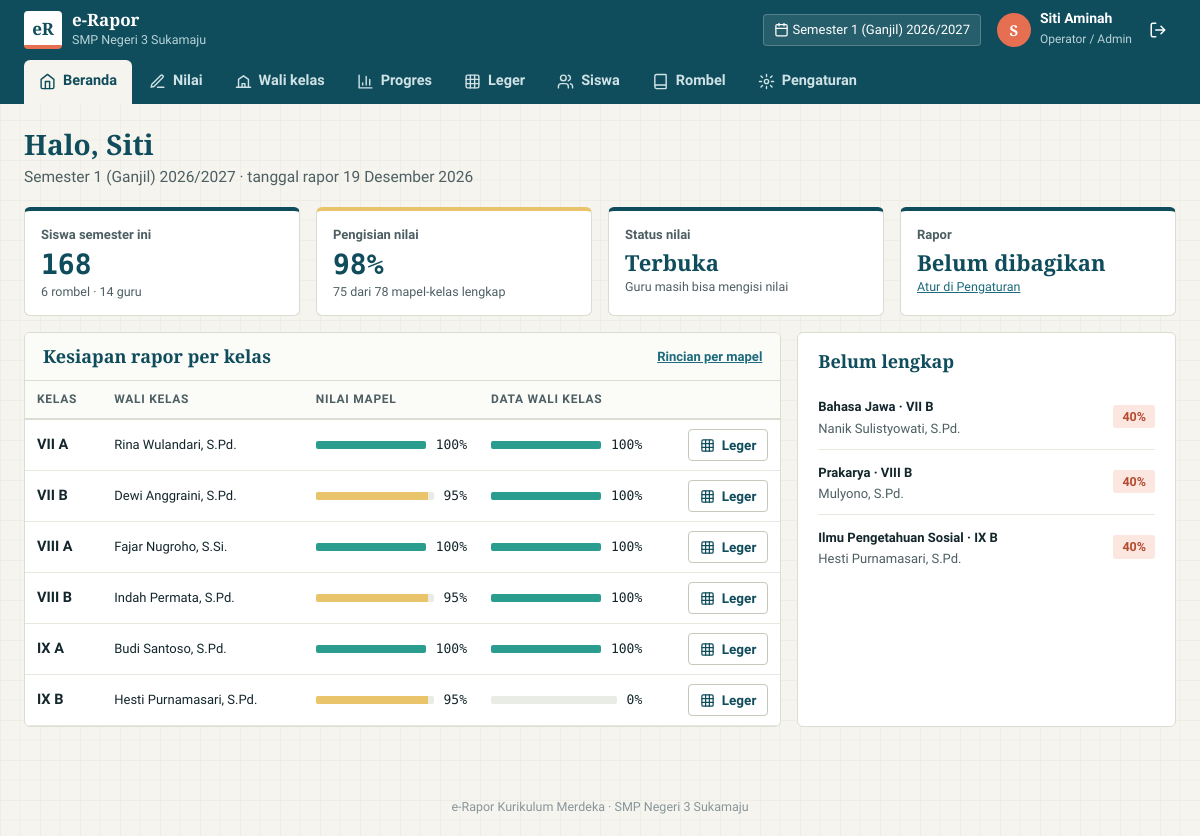
/index.php?page=dashboard (signed in), run on the app's committed database.
### tables this page shows
CREATE TABLE `pengaturan` (
  `id` TINYINT PRIMARY KEY,
  `nama_sekolah` VARCHAR(120) NOT NULL,
  `npsn` VARCHAR(12) NOT NULL DEFAULT '',
  `jenjang` ENUM('SD','SMP','SMA','SMK') NOT NULL DEFAULT 'SMP',
  `alamat` VARCHAR(200) NOT NULL DEFAULT '',
  `kelurahan` VARCHAR(60) NOT NULL DEFAULT '',
  `kecamatan` VARCHAR(60) NOT NULL DEFAULT '',
  `kabupaten` VARCHAR(60) NOT NULL DEFAULT '',
  `provinsi` VARCHAR(60) NOT NULL DEFAULT '',
  `kode_pos` VARCHAR(10) NOT NULL DEFAULT '',
  `telepon` VARCHAR(30) NOT NULL DEFAULT '',
  `email` VARCHAR(100) NOT NULL DEFAULT '',
  `website` VARCHAR(100) NOT NULL DEFAULT '',
  `kepala_sekolah` VARCHAR(100) NOT NULL DEFAULT '',
  `nip_kepsek` VARCHAR(25) NOT NULL DEFAULT '',
  `tempat_rapor` VARCHAR(60) NOT NULL DEFAULT '',
  `kktp` TINYINT NOT NULL DEFAULT 75,
  `bobot_tp` TINYINT NOT NULL DEFAULT 50,
  `periode_id` INT NOT NULL,
  `kunci_nilai` TINYINT(1) NOT NULL DEFAULT 0,
  `rapor_terbit` TINYINT(1) NOT NULL DEFAULT 0
);

CREATE TABLE `periode` (
  `id` INT AUTO_INCREMENT PRIMARY KEY,
  `tahun_ajaran` VARCHAR(9) NOT NULL,
  `semester` TINYINT NOT NULL,
  `tgl_rapor` DATE NOT NULL,
  UNIQUE KEY `uq_periode` (`tahun_ajaran`, `semester`)
);

CREATE TABLE `pengguna` (
  `id` INT AUTO_INCREMENT PRIMARY KEY,
  `nama` VARCHAR(100) NOT NULL,
  `nip` VARCHAR(25) NOT NULL DEFAULT '',
  `username` VARCHAR(40) NOT NULL UNIQUE,
  `password` VARCHAR(255) NOT NULL,
  `role` ENUM('admin','guru','kepsek') NOT NULL DEFAULT 'guru',
  `aktif` TINYINT(1) NOT NULL DEFAULT 1,
  `created_at` DATETIME NOT NULL
);

CREATE TABLE `pembelajaran` (
  `id` INT AUTO_INCREMENT PRIMARY KEY,
  `rombel_id` INT NOT NULL,
  `mapel_id` INT NOT NULL,
  `guru_id` INT DEFAULT NULL,
  `kktp` TINYINT DEFAULT NULL,
  UNIQUE KEY `uq_pembelajaran` (`rombel_id`, `mapel_id`),
  FOREIGN KEY (`rombel_id`) REFERENCES `rombel`(`id`) ON DELETE CASCADE,
  FOREIGN KEY (`mapel_id`) REFERENCES `mapel`(`id`) ON DELETE CASCADE,
  FOREIGN KEY (`guru_id`) REFERENCES `pengguna`(`id`) ON DELETE SET NULL
);

CREATE TABLE `mapel` (
  `id` INT AUTO_INCREMENT PRIMARY KEY,
  `kode` VARCHAR(12) NOT NULL UNIQUE,
  `nama` VARCHAR(100) NOT NULL,
  `kelompok` ENUM('umum','mulok') NOT NULL DEFAULT 'umum',
  `agama` VARCHAR(10) DEFAULT NULL,
  `urutan` TINYINT NOT NULL DEFAULT 0
);

CREATE TABLE `rombel` (
  `id` INT AUTO_INCREMENT PRIMARY KEY,
  `periode_id` INT NOT NULL,
  `nama` VARCHAR(20) NOT NULL,
  `tingkat` TINYINT NOT NULL,
  `fase` CHAR(1) NOT NULL DEFAULT 'D',
  `wali_id` INT DEFAULT NULL,
  UNIQUE KEY `uq_rombel` (`periode_id`, `nama`),
  FOREIGN KEY (`periode_id`) REFERENCES `periode`(`id`) ON DELETE CASCADE,
  FOREIGN KEY (`wali_id`) REFERENCES `pengguna`(`id`) ON DELETE SET NULL
);

### index.php (called while the page is built, shortened)
<?php
require __DIR__ . '/includes/bootstrap.php';
$publik = ['login', 'cek'];
$routes = [
    'login'          => 'pages/login.php',
    'logout'         => 'pages/logout.php',
    'cek'            => 'pages/cek.php',
    'dashboard'      => 'pages/dashboard.php',
    'nilai'          => 'pages/nilai/index.php',
    'nilai.input'    => 'pages/nilai/input.php',
    'nilai.aksi'     => 'pages/nilai/aksi.php',
    'nilai.csv'      => 'pages/nilai/csv.php',
    'wali'           => 'pages/wali/index.php',
    'wali.aksi'      => 'pages/wali/aksi.php',
    'leger'          => 'pages/leger.php',
    'rapor'          => 'pages/rapor.php',
    'progres'        => 'pages/progres.php',
    'siswa'          => 'pages/siswa/index.php',
    'siswa.form'     => 'pages/siswa/form.php',
    'siswa.aksi'     => 'pages/siswa/aksi.php',
    'siswa.impor'    => 'pages/siswa/impor.php',
    'rombel'         => 'pages/rombel/index.php',
    'rombel.detail'  => 'pages/rombel/detail.php',
    'rombel.aksi'    => 'pages/rombel/aksi.php',
    'guru'           => 'pages/guru.php',
    'mapel'          => 'pages/mapel.php',
    'ekskul'         => 'pages/ekskul.php',
    'periode'        => 'pages/periode.php',
    'pengaturan'     => 'pages/pengaturan.php',
    'profil'         => 'pages/profil.php',
];
$page = $_GET['page'] ?? (user() ? 'dashboard' : 'login');
if (!in_array($page, $publik, true)) require_login();
require __DIR__ . '/' . $routes[$page];

### pages/dashboard.php (the view, shortened to what this page needs)
<?php
$s = setting();
$per = periode_aktif();
$u = user();
if (lihat_semua()) {
    $prog = progres_pembelajaran();
    $jmlSiswa = (int) q('SELECT COUNT(*) FROM anggota_rombel WHERE periode_id = ?', [$per['id']])->fetchColumn();
    $jmlRombel = (int) q('SELECT COUNT(*) FROM rombel WHERE periode_id = ?', [$per['id']])->fetchColumn();
    $jmlGuru = (int) q("SELECT COUNT(*) FROM pengguna WHERE role = 'guru' AND aktif = 1")->fetchColumn();
    $totalPersen = $prog ? (int) round(array_sum(array_map('persen_progres', $prog)) / count($prog)) : 0;
    $selesai = count(array_filter($prog, fn($r) => persen_progres($r) === 100));
    $perRombel = [];
    foreach ($prog as $r) {
        $perRombel[$r['rombel_id']]['nama'] = $r['rombel'];
        $perRombel[$r['rombel_id']]['p'][] = persen_progres($r);
    }
    $waliData = q('SELECT r.id, u.nama wali, (SELECT COUNT(*) FROM anggota_rombel a WHERE a.rombel_id = r.id) siswa,
                     (SELECT COUNT(*) FROM rapor rp JOIN anggota_rombel a ON a.siswa_id = rp.siswa_id AND a.rombel_id = r.id WHERE rp.periode_id = r.periode_id) rapor
                   FROM rombel r LEFT JOIN pengguna u ON u.id = r.wali_id WHERE r.periode_id = ?', [$per['id']])->fetchAll();
    $waliData = array_column($waliData, null, 'id');
    $tertinggal = array_filter($prog, fn($r) => persen_progres($r) < 100 && $r['jml_siswa'] > 0);
    usort($tertinggal, fn($a, $b) => persen_progres($a) <=> persen_progres($b));
}
$title = 'Halo, ' . explode(' ', str_replace(['Dra. ', 'Drs. ', 'Dr. '], '', $u['nama']))[0];
$sub = e(label_periode($per)) . ' · tanggal rapor ' . tgl($per['tgl_rapor']);
require __DIR__ . '/../includes/header.php';
$kelasBar = fn($p) => $p >= 100 ? '' : ($p >= 60 ? 'sedang' : 'kurang');
?>
<?php if (lihat_semua()): ?>
  <div class="grid g4">
    <div class="angka-box"><div class="l">Siswa semester ini</div><div class="v"><?= $jmlSiswa ?></div><div class="s"><?= $jmlRombel ?> rombel · <?= $jmlGuru ?> guru</div></div>
    <div class="angka-box <?= $totalPersen >= 100 ? 'hijau' : 'pasir' ?>"><div class="l">Pengisian nilai</div><div class="v"><?= $totalPersen ?>%</div><div class="s"><?= $selesai ?> dari <?= count($prog) ?> mapel-kelas lengkap</div></div>
    <div class="angka-box <?= $s['kunci_nilai'] ? 'koral' : '' ?>"><div class="l">Status nilai</div><div class="v teks"><?= $s['kunci_nilai'] ? 'Dikunci' : 'Terbuka' ?></div><div class="s"><?= $s['kunci_nilai'] ? 'Guru tidak bisa mengubah nilai' : 'Guru masih bisa mengisi nilai' ?></div></div>
    <div class="angka-box <?= $s['rapor_terbit'] ? 'hijau' : '' ?>"><div class="l">Rapor</div><div class="v teks"><?= $s['rapor_terbit'] ? 'Dibagikan' : 'Belum dibagikan' ?></div><div class="s"><a href="<?= url('pengaturan') ?>#status">Atur di Pengaturan</a></div></div>
  </div>
  <div class="grid g21 mt">
    <div class="kartu rata">
      <div class="kartu-kepala"><h3>Kesiapan rapor per kelas</h3><a class="kecil tebal" href="<?= url('progres') ?>">Rincian per mapel</a></div>
      <div class="tabel-wrap"><table class="tabel">
        <thead><tr><th>Kelas</th><th>Wali kelas</th><th>Nilai mapel</th><th>Data wali kelas</th><th></th></tr></thead>
        <tbody>
        <?php foreach ($perRombel as $rid => $r): $p = (int) round(array_sum($r['p']) / count($r['p'])); $w = $waliData[$rid] ?? ['wali' => '-', 'siswa' => 0, 'rapor' => 0]; $pw = $w['siswa'] ? (int) round($w['rapor'] / $w['siswa'] * 100) : 0; ?>
          <tr>
            <td><a class="nama" href="<?= url('wali', ['id' => $rid]) ?>"><?= e($r['nama']) ?></a></td>
            <td class="kecil"><?= e($w['wali'] ?: '-') ?></td>
            <td><div class="baris" style="flex-wrap:nowrap"><div class="bar grow <?= $kelasBar($p) ?>"><i style="width:<?= $p ?>%"></i></div><span class="mono kecil"><?= $p ?>%</span></div></td>
            <td><div class="baris" style="flex-wrap:nowrap"><div class="bar grow <?= $kelasBar($pw) ?>"><i style="width:<?= $pw ?>%"></i></div><span class="mono kecil"><?= $pw ?>%</span></div></td>
            <td class="kanan nowrap"><a class="btn putih kecil" href="<?= url('leger', ['id' => $rid]) ?>"><?= icon('grid', 15) ?> Leger</a></td>
          </tr>
        <?php endforeach; ?>
        </tbody>
      </table></div>
    </div>
    <div class="kartu">
      <h3>Belum lengkap</h3>
      <div class="daftar">
        <?php foreach (array_slice($tertinggal, 0, 8) as $r): $p = persen_progres($r); ?>
          <div>
            <span class="grow" style="min-width:0"><b class="kecil"><?= e($r['mapel']) ?> · <?= e($r['rombel']) ?></b><div class="kecil muted"><?= e($r['guru'] ?: 'Belum ada guru') ?></div></span>
            <span class="chip <?= $p >= 60 ? 'pasir' : 'koral' ?>"><?= $p ?>%</span>
          </div>
        <?php endforeach; ?>
      </div>
    </div>
  </div>
<?php endif; ?>
<?php require __DIR__ . '/../includes/footer.php'; ?>

### includes/header.php (shortened to what this page needs)
<?php
$_s = setting();
$_p = periode_aktif();
$_menu = [['dashboard', 'Beranda', 'home']];
if (role() === 'guru' || is_admin()) $_menu[] = ['nilai', is_admin() ? 'Nilai' : 'Nilai saya', 'pena'];
if (rombel_wali() || lihat_semua()) $_menu[] = ['wali', lihat_semua() ? 'Wali kelas' : 'Kelas saya', 'kelas'];
if (lihat_semua()) { $_menu[] = ['progres', 'Progres', 'grafik']; $_menu[] = ['leger', 'Leger', 'grid']; }
if (is_admin()) {
    $_menu[] = ['siswa', 'Siswa', 'users'];
    $_menu[] = ['rombel', 'Rombel', 'buku'];
    $_menu[] = ['pengaturan', 'Pengaturan', 'setel'];
}
$_cur = explode('.', $_GET['page'] ?? 'dashboard')[0];
?>
<!DOCTYPE html>
<html lang="id">
<head>
<link rel="stylesheet" href="assets/css/style.css">
</head>
<body>
<header class="atas no-print">
  <div class="atas-baris">
    <a class="merek" href="<?= url('dashboard') ?>">
      <span class="logo">eR</span>
      <span><b>e-Rapor</b><small><?= e($_s['nama_sekolah']) ?></small></span>
    </a>
    <div class="periode-chip" title="Periode aktif"><?= icon('kalender', 15) ?> <?= e(label_periode($_p)) ?><?php if ($_s['kunci_nilai']): ?> · <span class="kunci"><?= icon('kunci', 13) ?> nilai dikunci</span><?php endif; ?></div>
    <div class="akun">
      <a href="<?= url('profil') ?>" class="akun-nama"><span class="av"><?= e(mb_strtoupper(mb_substr(user()['nama'], 0, 1))) ?></span><span><b><?= e(explode(',', user()['nama'])[0]) ?></b><small><?= e(LABEL_ROLE[role()] ?? role()) ?><?= rombel_wali() ? ' · Wali ' . e(implode(', ', array_column(rombel_wali(), 'nama'))) : '' ?></small></span></a>
      <a class="ibtn" href="<?= url('logout') ?>" title="Keluar" aria-label="Keluar"><?= icon('keluar') ?></a>
    </div>
  </div>
  <nav class="tab-atas" aria-label="Menu utama">
    <?php foreach ($_menu as [$_k, $_l, $_i]): ?>
      <a href="<?= url($_k) ?>" class="<?= $_cur === $_k ? 'aktif' : '' ?>"><?= icon($_i, 17) ?> <?= e($_l) ?></a>
    <?php endforeach; ?>
  </nav>
</header>
<main class="isi">
  <div class="judul-hal">
    <div>
      <h1><?= e($title ?? 'Beranda') ?></h1>
      <?php if (!empty($sub)): ?><p><?= $sub ?></p><?php endif; ?>
    </div>
  </div>

### includes/bootstrap.php (shortened to what this page needs)
<?php
function db(): PDO
{
    static $pdo = null;
    if ($pdo === null) {
        $c = require __DIR__ . '/../config/database.php';
        $dsn = "mysql:host={$c['host']};port={$c['port']};dbname={$c['database']};charset=utf8mb4";
        try {
            $pdo = new PDO($dsn, $c['username'], $c['password'], [
                PDO::ATTR_ERRMODE => PDO::ERRMODE_EXCEPTION,
                PDO::ATTR_DEFAULT_FETCH_MODE => PDO::FETCH_ASSOC,
            ]);
        } catch (PDOException $e) {
            die('<h3>Koneksi database gagal.</h3><p>Cek <b>config/database.php</b> dan pastikan database <b>'
                . htmlspecialchars($c['database']) . '</b> sudah di-import dari folder <b>database/</b>.</p>');
        }
    }
    return $pdo;
}
function q(string $sql, array $params = []): PDOStatement
{
    $st = db()->prepare($sql);
    $st->execute($params);
    return $st;
}
function e($v): string
{
    return htmlspecialchars((string) $v, ENT_QUOTES, 'UTF-8');
}
function tgl($date, bool $panjang = true): string
{
    $t = strtotime($date);
    $b = BULAN_ID[(int) date('n', $t)];
    return date('j', $t) . ' ' . ($panjang ? $b : substr($b, 0, 3)) . ' ' . date('Y', $t);
}
function url(string $page = 'dashboard', array $params = []): string
{
    return 'index.php?' . http_build_query(['page' => $page] + $params);
}
function user(): ?array
{
    return $_SESSION['user'] ?? null;
}
function require_login(): void
{
    $u = q('SELECT id, nama, username, role, aktif FROM pengguna WHERE id = ?', [user()['id']])->fetch();
}
function role(): string
{
    return user()['role'] ?? '';
}
function lihat_semua(): bool
{
    return in_array(role(), ['admin', 'kepsek'], true);
}
function setting(): array
{
    static $s = null;
    return $s ??= q('SELECT * FROM pengaturan WHERE id = 1')->fetch() ?: [];
}
function periode_aktif(): array
{
    static $p = null;
    return $p ??= q('SELECT * FROM periode WHERE id = ?', [setting()['periode_id']])->fetch() ?: ['id' => 0, 'tahun_ajaran' => '-', 'semester' => 1, 'tgl_rapor' => date('Y-m-d')];
}
function label_periode(array $p): string
{
    return 'Semester ' . ($p['semester'] == 1 ? '1 (Ganjil)' : '2 (Genap)') . ' ' . $p['tahun_ajaran'];
}
function progres_pembelajaran(?int $guruId = null, ?int $rombelId = null): array
{
    $w = ['r.periode_id = ?'];
    $p = [periode_aktif()['id']];
    return q("SELECT pb.id, pb.rombel_id, r.nama rombel, r.tingkat, m.nama mapel, m.kode, u.nama guru,
                (SELECT COUNT(*) FROM tp WHERE tp.pembelajaran_id = pb.id) jml_tp,
                (SELECT COUNT(*) FROM anggota_rombel a JOIN siswa s ON s.id = a.siswa_id WHERE a.rombel_id = pb.rombel_id AND (m.agama IS NULL OR s.agama = m.agama)) jml_siswa,
                (SELECT COUNT(*) FROM nilai_sas ns JOIN anggota_rombel a ON a.siswa_id = ns.siswa_id AND a.rombel_id = pb.rombel_id
                  WHERE ns.pembelajaran_id = pb.id AND ns.nilai IS NOT NULL) jml_sas,
                (SELECT COUNT(*) FROM nilai_tp nt JOIN tp ON tp.id = nt.tp_id JOIN anggota_rombel a ON a.siswa_id = nt.siswa_id AND a.rombel_id = pb.rombel_id
                  WHERE tp.pembelajaran_id = pb.id) jml_ntp
              FROM pembelajaran pb JOIN rombel r ON r.id = pb.rombel_id JOIN mapel m ON m.id = pb.mapel_id LEFT JOIN pengguna u ON u.id = pb.guru_id
              WHERE " . implode(' AND ', $w) . " ORDER BY r.tingkat, r.nama, m.urutan", $p)->fetchAll();
}
function persen_progres(array $r): int
{
    $butuh = (int) $r['jml_siswa'] * ((int) $r['jml_tp'] + 1);
    return (int) min(100, round(((int) $r['jml_ntp'] + (int) $r['jml_sas']) / $butuh * 100));
}
function icon(string $name, int $size = 18): string
{
    return '<svg class="ic" width="' . $size . '" height="' . $size . '" viewBox="0 0 24 24" fill="none" stroke="currentColor" stroke-width="2" stroke-linecap="round" stroke-linejoin="round" aria-hidden="true">' . ($p[$name] ?? $p['info']) . '</svg>';
}

### includes/footer.php (shortened to what this page needs)
</main>
<footer class="kaki no-print">e-Rapor Kurikulum Merdeka · <?= e(setting()['nama_sekolah']) ?></footer>
</body>
</html>

### data on the page
pengaturan: nama_sekolah "SMP Negeri 3 Sukamaju"
periode: label_periode($_p) "Semester 1 (Ganjil) 2026/2027", sub "Semester 1 (Ganjil) 2026/2027 · tanggal rapor 19 Desember 2026"
pengguna: nama "S", nama "Siti Aminah", role "Operator / Admin", nama "Halo, Siti"
pengguna: nama "Rina Wulandari, S.Pd."
pengguna: nama "Dewi Anggraini, S.Pd."
pengguna: nama "Fajar Nugroho, S.Si."
pengguna: nama "Indah Permata, S.Pd."
pengguna: nama "Budi Santoso, S.Pd."
pengguna: nama "Hesti Purnamasari, S.Pd."
pembelajaran: mapel.nama "Bahasa Jawa", rombel.nama "VII B", guru.nama "Nanik Sulistyowati, S.Pd.", p "40"
pembelajaran: mapel.nama "Prakarya", rombel.nama "VIII B", guru.nama "Mulyono, S.Pd.", p "40"
pembelajaran: mapel.nama "Ilmu Pengetahuan Sosial", rombel.nama "IX B", guru.nama "Hesti Purnamasari, S.Pd.", p "40"

### other printed values
$_l "Beranda"
$_l "Nilai"
$_l "Wali kelas"
$_l "Progres"
$_l "Leger"
$_l "Siswa"
$_l "Rombel"
$_l "Pengaturan"
$jmlSiswa "168"
$jmlRombel "6"
$jmlGuru "14"
$totalPersen "98"
$selesai "75"
count($prog) "78"
$r['nama'] "VII A"
